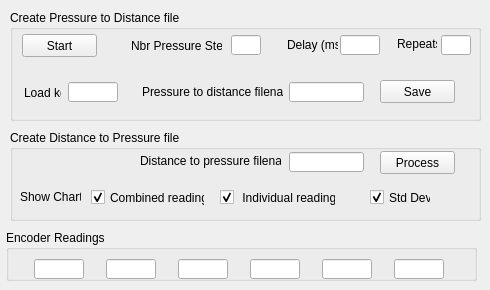
     <widget class="QWidget" name="tb_calibrate">
      <attribute name="title">
       <string>Calibrate</string>
      </attribute>
      <widget class="QGroupBox" name="PositionGroupBox">
       <property name="geometry">
        <rect>
         <x>6</x>
         <y>230</y>
         <width>471</width>
         <height>51</height>
        </rect>
       </property>
       <property name="minimumSize">
        <size>
         <width>400</width>
         <height>0</height>
        </size>
       </property>
       <property name="title">
        <string>Encoder Readings</string>
       </property>
       <layout class="QHBoxLayout" name="horizontalLayout">
        <item>
         <widget class="QLineEdit" name="txt_pos_0">
          <property name="minimumSize">
           <size>
            <width>0</width>
            <height>20</height>
           </size>
          </property>
          <property name="maximumSize">
           <size>
            <width>50</width>
            <height>16777215</height>
           </size>
          </property>
         </widget>
        </item>
        <item>
         <widget class="QLineEdit" name="txt_pos_1">
          <property name="minimumSize">
           <size>
            <width>0</width>
            <height>20</height>
           </size>
          </property>
          <property name="maximumSize">
           <size>
            <width>50</width>
            <height>16777215</height>
           </size>
          </property>
         </widget>
        </item>
        <item>
         <widget class="QLineEdit" name="txt_pos_2">
          <property name="minimumSize">
           <size>
            <width>0</width>
            <height>20</height>
           </size>
          </property>
          <property name="maximumSize">
           <size>
            <width>50</width>
            <height>16777215</height>
           </size>
          </property>
         </widget>
        </item>
        <item>
         <widget class="QLineEdit" name="txt_pos_3">
          <property name="minimumSize">
           <size>
            <width>0</width>
            <height>20</height>
           </size>
          </property>
          <property name="maximumSize">
           <size>
            <width>50</width>
            <height>16777215</height>
           </size>
          </property>
         </widget>
        </item>
        <item>
         <widget class="QLineEdit" name="txt_pos_4">
          <property name="minimumSize">
           <size>
            <width>0</width>
            <height>20</height>
           </size>
          </property>
          <property name="maximumSize">
           <size>
            <width>50</width>
            <height>16777215</height>
           </size>
          </property>
         </widget>
        </item>
        <item>
         <widget class="QLineEdit" name="txt_pos_5">
          <property name="minimumSize">
           <size>
            <width>0</width>
            <height>20</height>
           </size>
          </property>
          <property name="maximumSize">
           <size>
            <width>50</width>
            <height>16777215</height>
           </size>
          </property>
         </widget>
        </item>
       </layout>
      </widget>
      <widget class="QGroupBox" name="CalibrateGroupBox">
       <property name="geometry">
        <rect>
         <x>10</x>
         <y>10</y>
         <width>471</width>
         <height>111</height>
        </rect>
       </property>
       <property name="minimumSize">
        <size>
         <width>200</width>
         <height>0</height>
        </size>
       </property>
       <property name="title">
        <string>Create Pressure to Distance file</string>
       </property>
       <widget class="QPushButton" name="btn_calibrate">
        <property name="geometry">
         <rect>
          <x>12</x>
          <y>24</y>
          <width>75</width>
          <height>23</height>
         </rect>
        </property>
        <property name="text">
         <string>Start</string>
        </property>
       </widget>
       <widget class="QLabel" name="label_7">
        <property name="geometry">
         <rect>
          <x>121</x>
          <y>28</y>
          <width>91</width>
          <height>16</height>
         </rect>
        </property>
        <property name="text">
         <string>Nbr Pressure Steps</string>
        </property>
       </widget>
       <widget class="QLineEdit" name="txt_steps">
        <property name="geometry">
         <rect>
          <x>221</x>
          <y>25</y>
          <width>30</width>
          <height>20</height>
         </rect>
        </property>
        <property name="maximumSize">
         <size>
          <width>30</width>
          <height>16777215</height>
         </size>
        </property>
       </widget>
       <widget class="QLabel" name="label_9">
        <property name="geometry">
         <rect>
          <x>277</x>
          <y>27</y>
          <width>51</width>
          <height>16</height>
         </rect>
        </property>
        <property name="text">
         <string>Delay (ms)</string>
        </property>
       </widget>
       <widget class="QLineEdit" name="txt_step_delay_ms">
        <property name="geometry">
         <rect>
          <x>330</x>
          <y>25</y>
          <width>40</width>
          <height>20</height>
         </rect>
        </property>
        <property name="minimumSize">
         <size>
          <width>30</width>
          <height>0</height>
         </size>
        </property>
        <property name="maximumSize">
         <size>
          <width>40</width>
          <height>16777215</height>
         </size>
        </property>
       </widget>
       <widget class="QLabel" name="label_8">
        <property name="geometry">
         <rect>
          <x>387</x>
          <y>26</y>
          <width>40</width>
          <height>16</height>
         </rect>
        </property>
        <property name="text">
         <string>Repeats</string>
        </property>
       </widget>
       <widget class="QLineEdit" name="txt_repeats">
        <property name="geometry">
         <rect>
          <x>431</x>
          <y>25</y>
          <width>30</width>
          <height>20</height>
         </rect>
        </property>
        <property name="maximumSize">
         <size>
          <width>30</width>
          <height>16777215</height>
         </size>
        </property>
       </widget>
       <widget class="QLineEdit" name="txt_weight">
        <property name="geometry">
         <rect>
          <x>58</x>
          <y>72</y>
          <width>50</width>
          <height>20</height>
         </rect>
        </property>
        <property name="minimumSize">
         <size>
          <width>0</width>
          <height>20</height>
         </size>
        </property>
        <property name="maximumSize">
         <size>
          <width>50</width>
          <height>16777215</height>
         </size>
        </property>
       </widget>
       <widget class="QLabel" name="label_10">
        <property name="geometry">
         <rect>
          <x>14</x>
          <y>73</y>
          <width>37</width>
          <height>20</height>
         </rect>
        </property>
        <property name="minimumSize">
         <size>
          <width>0</width>
          <height>20</height>
         </size>
        </property>
        <property name="text">
         <string>Load kg</string>
        </property>
       </widget>
       <widget class="QLineEdit" name="txt_p_to_d_fname">
        <property name="geometry">
         <rect>
          <x>279</x>
          <y>72</y>
          <width>75</width>
          <height>20</height>
         </rect>
        </property>
        <property name="minimumSize">
         <size>
          <width>0</width>
          <height>20</height>
         </size>
        </property>
        <property name="maximumSize">
         <size>
          <width>80</width>
          <height>16777215</height>
         </size>
        </property>
       </widget>
       <widget class="QLabel" name="label_22">
        <property name="geometry">
         <rect>
          <x>132</x>
          <y>74</y>
          <width>141</width>
          <height>16</height>
         </rect>
        </property>
        <property name="text">
         <string>Pressure to distance filename</string>
        </property>
       </widget>
       <widget class="QPushButton" name="btn_save_step_data">
        <property name="geometry">
         <rect>
          <x>370</x>
          <y>70</y>
          <width>75</width>
          <height>23</height>
         </rect>
        </property>
        <property name="text">
         <string>Save</string>
        </property>
       </widget>
       <zorder>label_7</zorder>
       <zorder>label_8</zorder>
       <zorder>btn_calibrate</zorder>
       <zorder>txt_repeats</zorder>
       <zorder>label_9</zorder>
       <zorder>txt_steps</zorder>
       <zorder>txt_step_delay_ms</zorder>
       <zorder>txt_weight</zorder>
       <zorder>label_10</zorder>
       <zorder>txt_p_to_d_fname</zorder>
       <zorder>label_22</zorder>
       <zorder>btn_save_step_data</zorder>
      </widget>
      <widget class="QGroupBox" name="groupBox_4">
       <property name="geometry">
        <rect>
         <x>10</x>
         <y>130</y>
         <width>471</width>
         <height>91</height>
        </rect>
       </property>
       <property name="title">
        <string>Create Distance to Pressure file</string>
       </property>
       <widget class="QCheckBox" name="chk_combined_chart">
        <property name="geometry">
         <rect>
          <x>81</x>
          <y>59</y>
          <width>114</width>
          <height>17</height>
         </rect>
        </property>
        <property name="text">
         <string>Combined readings</string>
        </property>
        <property name="checked">
         <bool>true</bool>
        </property>
       </widget>
       <widget class="QCheckBox" name="chk_individual_chart">
        <property name="geometry">
         <rect>
          <x>210</x>
          <y>59</y>
          <width>116</width>
          <height>17</height>
         </rect>
        </property>
        <property name="text">
         <string> Individual readings</string>
        </property>
        <property name="checked">
         <bool>true</bool>
        </property>
       </widget>
       <widget class="QCheckBox" name="chk_std_dev">
        <property name="geometry">
         <rect>
          <x>360</x>
          <y>59</y>
          <width>61</width>
          <height>17</height>
         </rect>
        </property>
        <property name="text">
         <string>Std Dev</string>
        </property>
        <property name="checked">
         <bool>true</bool>
        </property>
       </widget>
       <widget class="QLabel" name="label_17">
        <property name="geometry">
         <rect>
          <x>10</x>
          <y>59</y>
          <width>61</width>
          <height>16</height>
         </rect>
        </property>
        <property name="text">
         <string>Show Charts</string>
        </property>
       </widget>
       <widget class="QLabel" name="label_19">
        <property name="geometry">
         <rect>
          <x>130</x>
          <y>21</y>
          <width>141</width>
          <height>20</height>
         </rect>
        </property>
        <property name="text">
         <string>Distance to pressure filename</string>
        </property>
       </widget>
       <widget class="QLineEdit" name="txt_d_to_p_fname_2">
        <property name="geometry">
         <rect>
          <x>279</x>
          <y>22</y>
          <width>75</width>
          <height>20</height>
         </rect>
        </property>
       </widget>
       <widget class="QPushButton" name="btn_create_d_to_p">
        <property name="geometry">
         <rect>
          <x>370</x>
          <y>21</y>
          <width>75</width>
          <height>23</height>
         </rect>
        </property>
        <property name="text">
         <string>Process</string>
        </property>
       </widget>
      </widget>
     </widget>
